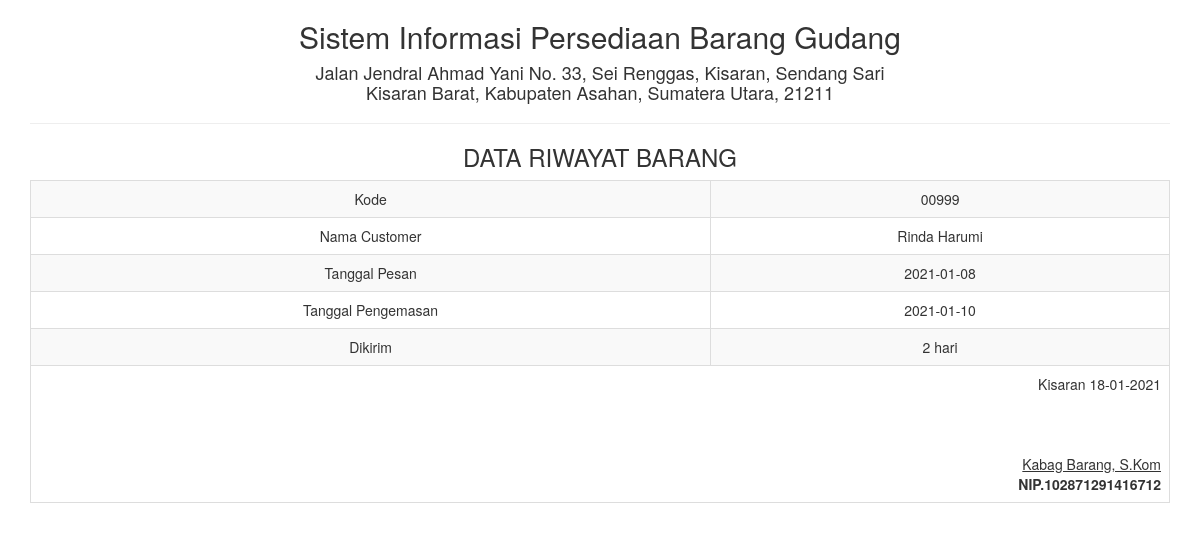
The app's page /report/riwayat_satu.php?id=5 with its own data.
### tables this page shows
CREATE TABLE `riwayat` (
  `id` int(5) NOT NULL,
  `kode` varchar(50) NOT NULL,
  `nama_customer` varchar(50) NOT NULL,
  `tgl_pesan` date NOT NULL,
  `tgl_pengemasan` date NOT NULL,
  `dikirim` varchar(5) NOT NULL
);

### report/riwayat_satu.php (the view, shortened to what this page needs)
<!DOCTYPE html>
<html>
    <head>
        <link href="../Assets/css/bootstrap.min.css" rel="stylesheet" type="text/css"/>
    </head>
    <body onload="print()">
        <?php
        include '../config/koneksi.php';
        $sql = "SELECT * FROM riwayat WHERE id='" . $_GET ['id'] . "'";
        $query = mysqli_query($koneksi, $sql) or die("SQL Detail error");
        $data = mysqli_fetch_array($query);
        ?>
        <div class="container">
            <div class='row'>
                <div class="col-sm-12">
                    <div class="text-center">
                        <h2>Sistem Informasi Persediaan Barang Gudang </h2>
                        <h4>Jalan Jendral Ahmad Yani No. 33, Sei Renggas, Kisaran, Sendang Sari <br> Kisaran Barat, Kabupaten Asahan, Sumatera Utara, 21211</h4>
                        <hr>
                        <h3>DATA RIWAYAT BARANG</h3>
                        <table class="table table-bordered table-striped table-hover">
                            <tbody>
								<tr>
                                    <td>Kode</td> <td><?= $data['kode'] ?></td>
                                </tr>
                                <tr>
                                    <td>Nama Customer</td> <td><?= $data['nama_customer'] ?></td>
                                </tr>
                                <tr>
                                    <td>Tanggal Pesan</td> <td><?= $data['tgl_pesan'] ?></td>
                                </tr>
                                <tr>
                                    <td>Tanggal Pengemasan</td> <td><?= $data['tgl_pengemasan'] ?></td>
                                </tr>
								<tr>
                                    <td>Dikirim</td> <td><?= $data['dikirim'] ?> hari</td>
                                </tr>
                            </tbody>
                            <tfoot>
                                <tr>
                                    <td colspan="2" class="text-right">
                                        Kisaran  <?= date("d-m-Y") ?>
                                        <br><br><br><br>
                                        <u>Kabag Barang, S.Kom<strong></u><br>
                                        NIP.102871291416712
									</td>
								</tr>
							</tfoot>
                        </table>
                    </div>
                </div>
            </div>
    </body>
</html>

### records on screen
riwayat: kode "00999", nama_customer "Rinda Harumi", tgl_pesan "2021-01-08", tgl_pengemasan "2021-01-10", dikirim "2"
